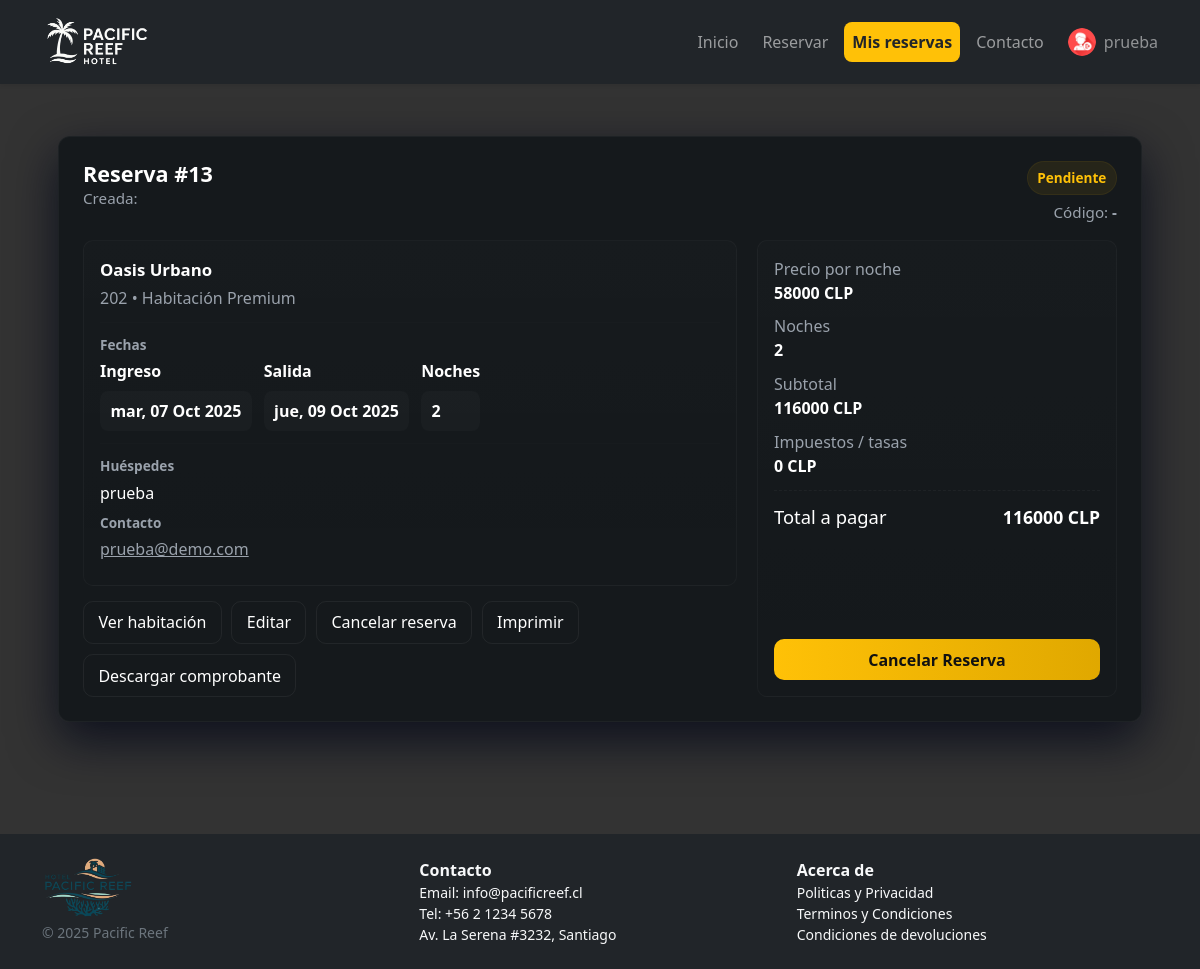
The app's page /reservas/13/ (signed in) with its own data.
### hotel/models.py (models this page shows, shortened)
class Reservation(models.Model):
    room = models.ForeignKey(Room, on_delete=models.PROTECT, related_name="reservations")
    guest_name = models.CharField(max_length=120)
    check_in = models.DateField()
    check_out = models.DateField()
    notes = models.TextField(blank=True)
    user = models.ForeignKey(
        settings.AUTH_USER_MODEL,
        on_delete=models.CASCADE,
        related_name="reservations",
        null=True, blank=True,
    )

class Room(models.Model):
    ROOM_TYPES = [
        ("STD", "Standard"),
        ("DLX", "Deluxe"),
        ("STE", "Suite"),
    ]
    hotel = models.ForeignKey(Hotel, on_delete=models.CASCADE, related_name="rooms")
    number = models.CharField(max_length=10)
    room_type = models.CharField(max_length=3, choices=ROOM_TYPES, default="STD")
    capacity = models.PositiveSmallIntegerField(default=2)
    price_per_night = models.DecimalField(max_digits=10, decimal_places=2)
    is_active = models.BooleanField(default=True)
    image = models.ImageField(upload_to="rooms/", blank=True, null=True)
    spaces = models.CharField(max_length=50, blank=True, null=True)
    description = models.TextField(blank=True, null=True)
    class Meta:
        unique_together = ("hotel", "number")

class Hotel(models.Model):
    name = models.CharField(max_length=120)
    city = models.CharField(max_length=120)
    address = models.CharField(max_length=200, blank=True)
    stars = models.PositiveSmallIntegerField(default=3)
    description = models.TextField(blank=True)

### hotel/views.py (the view)
# urls.py: path("reservas/<int:pk>/", views.ResDetail.as_view(), name="res_detail"),
class ResDetail(LoginRequiredMixin, DetailView):
    model = Reservation
    template_name = "hoteles/reservation_detail.html"
    def get_queryset(self):
        qs = super().get_queryset()
        return qs.filter(user=self.request.user) if not self.request.user.is_staff else qs
    def get_context_data(self, **kwargs):
        ctx = super().get_context_data(**kwargs)
        ctx["current"] = "res_detail"
        reservation = self.object
        nights = None
        try:
            if reservation.check_in and reservation.check_out:
                delta = reservation.check_out - reservation.check_in
                nights = max(0, delta.days)
        except Exception:
            nights = None
        price_per_night = Decimal('0.00')
        room = getattr(reservation, 'room', None)
        if room:
            try:
                price_per_night = Decimal(str(getattr(room, 'price_per_night', 0) or 0))
            except Exception:
                price_per_night = Decimal('0.00')
        try:
            subtotal = (price_per_night * Decimal(nights or 1))
        except Exception:
            subtotal = Decimal(str(getattr(reservation, 'subtotal', 0) or 0))
        try:
            taxes = Decimal(str(getattr(reservation, 'taxes', 0) or 0))
        except Exception:
            taxes = Decimal('0.00')
        try:
            discount = Decimal(str(getattr(reservation, 'discount', 0) or 0))
        except Exception:
            discount = Decimal('0.00')
        total = None
        if getattr(reservation, 'total_price', None) is not None:
            try:
                total = Decimal(str(reservation.total_price))
            except Exception:
                total = None
        if not total:
            try:
                total = subtotal + taxes - discount
            except Exception:
                total = Decimal('0.00')
        currency = getattr(reservation, 'currency', 'CLP')
        status = getattr(reservation, 'status', None) or 'Pendiente'
        code = getattr(reservation, 'code', None) or None
        can_cancel = False
        try:
            if reservation.check_in and reservation.check_in > date.today():
                can_cancel = True
        except Exception:
            can_cancel = False
        ctx.update({
            'nights': nights,
            'price_per_night': price_per_night,
            'subtotal': subtotal,
            'taxes': taxes,
            'discount': discount,
            'total': total,
            'currency': currency,
            'status': status,
            'code': code,
            'can_cancel': can_cancel,
        })
        return ctx

### hotel/context_processors.py (called while the page is built)
def clima_global(request):
    clima_data = get_weather_meteoblue()
    return {
        'clima': clima_data
    }

### hotel/views.py (called while the page is built, shortened)
def get_weather_meteoblue():
    url = "https://my.meteoblue.com/packages/basic-1h_basic-day"
    params = {
        "apikey": "wtsb78MJjGLBo9rl",
        "lat": -33.4569,
        "lon": -70.6483,
        "asl": 556,
        "format": "json"
    }
    try:
        r = requests.get(url, params=params, timeout=10)
        r.raise_for_status()
        data = r.json()
    except requests.exceptions.RequestException as e:
        print(f"Error al conectar con Meteoblue: {e}")
        return []

### templates/hoteles/reservation_detail.html (shortened to what this page needs)
{% extends "base.html" %}
{% load static %}
{% block content %}
<div class="container reservation-wrap">
  <article class="reservation-card" role="region" aria-labelledby="resTitle">
    <header class="res-header">
      <div class="res-title">
        <h2 id="resTitle">Reserva #{{ reservation.id|default:reservation.pk }}</h2>
        <div class="res-meta">Creada: {{ reservation.created_at|date:"d M Y H:i" }}</div>
      </div>
      <div style="text-align:right;">
        {% with st=status|lower %}
          {% if st == "confirmed" or st == "confirmada" %}
            <span class="status-pill status-confirmed">Confirmada</span>
          {% elif st == "cancelled" or st == "cancelada" %}
            <span class="status-pill status-cancelled">Cancelada</span>
          {% else %}
            <span class="status-pill status-pending">{{ status }}</span>
          {% endif %}
        {% endwith %}
        <div class="res-meta" style="margin-top:.4rem;">Código: <strong>{{ code|default:"-" }}</strong></div>
      </div>
    </header>
    <div class="res-body">
      <section>
        <div class="res-section">
          <div class="hotel-name">{{ reservation.room.hotel.name|default:reservation.room.hotel|default:"Hotel" }}</div>
          <div class="room-info">
            {{ reservation.room.number|default:"—" }} • {{ reservation.room.room_type|default:"Habitación" }}
          </div>
          <hr style="border-color: rgba(255,255,255,0.03); margin:.75rem 0;">
          <div>
            <label class="label">Fechas</label>
            <div class="dates">
              <div>
                <div class="value"><strong>Ingreso</strong></div>
                <div class="pill">{{ reservation.check_in|date:"D, d M Y" }}</div>
              </div>
              <div>
                <div class="value"><strong>Salida</strong></div>
                <div class="pill">{{ reservation.check_out|date:"D, d M Y" }}</div>
              </div>
              <div style="align-self:center;">
                <div class="value"><strong>Noches</strong></div>
                <div class="pill">{{ nights|default:"-" }}</div>
              </div>
            </div>
          </div>
          <hr style="border-color: rgba(255,255,255,0.03); margin:.75rem 0;">
          <div>
            <label class="label">Huéspedes</label>
            <div class="value">{{ reservation.guest_name|default:reservation.user.get_full_name|default:reservation.user.username }}</div>
            <label class="label">Contacto</label>
            <div class="value">
              {% if reservation.user and reservation.user.email %}
                <a href="mailto:{{ reservation.user.email }}" style="color:var(--muted)">{{ reservation.user.email }}</a>
              {% else %}
                -
              {% endif %}
            </div>
          </div>
        </div>
        <div style="display:flex; gap:.6rem; margin-top:.9rem; flex-wrap:wrap;">
          {% if reservation.room.id %}
            <a href="{% url 'room_detail' reservation.room.id %}" class="btn-ghost">Ver habitación</a>
          {% endif %}
          {% if user.is_authenticated and reservation.user == user and can_cancel %}
            <a href="{% url 'res_update' reservation.id %}" class="btn-ghost">Editar</a>
            <button class="btn-ghost" data-bs-toggle="modal" data-bs-target="#cancelModal">Cancelar reserva</button>
          {% endif %}
          <a href="#" onclick="window.print(); return false;" class="btn-ghost">Imprimir</a>
          <a href="{% url 'res_invoice' reservation.id %}" class="btn-ghost">Descargar comprobante</a>
        </div>
      </section>
      <aside class="summary">
        <div>
          <div class="row">
            <div class="muted">Precio por noche</div>
            <div><strong>{{ price_per_night|floatformat:0 }} {{ currency|default:"CLP" }}</strong></div>
          </div>
          <div class="row">
            <div class="muted">Noches</div>
            <div><strong>{{ nights|default:"1" }}</strong></div>
          </div>
          <div class="row">
            <div class="muted">Subtotal</div>
            <div><strong>{{ subtotal|floatformat:0 }} {{ currency|default:"CLP" }}</strong></div>
          </div>
          <div class="row">
            <div class="muted">Impuestos / tasas</div>
            <div><strong>{{ taxes|floatformat:0 }} {{ currency|default:"CLP" }}</strong></div>
          </div>
          <div class="total">
            <div class="muted">Total a pagar</div>
            <div><strong style="font-size:1.1rem;">{{ total|floatformat:0 }} {{ currency|default:"CLP" }}</strong></div>
          </div>
        </div>
        <div>
          {% if user.is_authenticated and reservation.user == user and can_cancel %}
            <form method="post" action="{% url 'res_cancel' reservation.id %}" id="cancelForm">
              <button type="submit" class="btn-primary" style="width:100%;">Cancelar Reserva</button>
            </form>
          {% else %}
            <a class="btn-primary" href="{% url 'home' %}" style="display:block; text-align:center;">Volver al inicio</a>
          {% endif %}
        </div>
      </aside>
    </div>
  </article>
</div>
{% endblock %}

### templates/_navbar.html (shortened to what this page needs)
{% load static %}
<nav class="navbar navbar-expand-lg navbar-dark bg-dark fixed-top shadow-sm">
  <div class="container">
    <a class="navbar-brand d-flex align-items-center gap-2" href="{% url 'home' %}">
      <img src="{% static 'img/logo-hotel.png' %}" alt="Hotel" style="height:58px; width:auto;">
    </a>
    <div class="collapse navbar-collapse justify-content-end" id="mainNav">
      <ul class="navbar-nav align-items-lg-center gap-lg-2">
        <li class="nav-item">
          <a class="nav-link {% if current == 'home' %}active-pill{% endif %}" href="{% url 'home' %}">Inicio</a>
        </li>
        <li class="nav-item">
          <a class="nav-link {% if current == 'room_list' or current == 'room_detail' %}active-pill{% endif %}" href="{% url 'room_list' %}">Reservar</a>
        </li>
        {% if user.is_authenticated %}
          <li class="nav-item">
            <a class="nav-link {% if current == 'res_list' or current == 'res_detail' %}active-pill{% endif %}" href="{% url 'res_list' %}">Mis reservas</a>
          </li>
          <li class="nav-item">
            <a class="nav-link {% if current == 'contacto' %}active-pill{% endif %}" href="{% url 'contacto' %}">Contacto</a>
          </li>
          <li class="nav-item d-flex align-items-center ms-lg-2">
            <form method="post" action="{% url 'logout' %}" class="m-0 p-0 d-flex align-items-center">
              <button type="submit"
                      class="btn btn-link d-flex align-items-center p-0 text-white-50"
                      style="text-decoration:none; border:none; background:transparent; cursor:pointer;"
                      title="Cerrar sesión">
                <img src="{% static 'img/icono-usuario.png' %}"
                     alt="Avatar"
                     class="rounded-circle me-2"
                     style="width:28px;height:28px;object-fit:cover;">
                <span class="navbar-text text-white-50">{{ user.get_full_name|default:user.username }}</span>
              </button>
            </form>
          </li>
        {% endif %}
      </ul>
    </div>
  </div>
</nav>

### static/css/styles.css (style rules this page uses)
body { padding-top: 4.5rem; }
.nav-link.active-pill { background-color: #ffc107; color: #212529 !important; border-radius: .5rem; font-weight: 600; }
.navbar-brand img { height:36px; }

### templates/hoteles/reservation_detail.html (style rules this page uses)
:root { --accent: #ffc107; --accent-2: #e0a800; --muted: #9aa2ac; --card-bg: rgba(18,22,26,0.88); --radius: 12px; }
.reservation-wrap { padding:2.5rem 1rem; display:flex; justify-content:center; }
.reservation-card { width:100%; max-width:1100px; background:var(--card-bg); border-radius:var(--radius); padding:1.5rem; color:#fff; box-shadow:0 18px 48px rgba(2,6,23,0.78); border:1px solid rgba(255,255,255,0.04); }
.res-header { display:flex; justify-content:space-between; gap:1rem; margin-bottom:1rem; align-items:flex-start; }
.res-title h2 { margin:0; font-size:1.35rem; font-weight:800; }
.res-meta { color:var(--muted); font-size:.95rem; }
.res-body { display:grid; grid-template-columns:1fr 360px; gap:1.25rem; align-items:start; }
.res-section, .summary { background: linear-gradient(180deg, rgba(255,255,255,0.01), rgba(255,255,255,0.00)); padding:1rem; border-radius:10px; border:1px solid rgba(255,255,255,0.03); }
.hotel-name { font-weight:800; font-size:1.05rem; color:#fff; }
.room-info { color:var(--muted); margin-top:.25rem; }
.label { display:block; font-size:.85rem; color:var(--muted); margin-bottom:.25rem; font-weight:600; }
.value { font-size:1rem; margin-bottom:.5rem; }
.dates { display:flex; gap:.75rem; flex-wrap:wrap; }
.pill { background: rgba(255,255,255,0.02); border-radius:8px; padding:.5rem .65rem; font-weight:700; }
.summary { display:flex; flex-direction:column; justify-content:space-between; height:100%; }
.summary .row { display:flex; justify-content:space-between; align-items:center; margin-bottom:.6rem; color:var(--muted); }
.summary .row strong { color:#fff; font-weight:700; }
.total { margin-top:.75rem; padding-top:.75rem; border-top:1px dashed rgba(255,255,255,0.04); display:flex; justify-content:space-between; align-items:center; font-size:1.15rem; }
.btn-ghost { background:transparent; border:1px solid rgba(255,255,255,0.06); color:#fff; padding:.55rem .9rem; border-radius:10px; cursor:pointer; text-decoration:none; display:inline-block; }
.btn-primary { background:linear-gradient(90deg,var(--accent), var(--accent-2)); color:#111; border:none; padding:.55rem .9rem; border-radius:10px; font-weight:700; text-decoration:none; display:inline-block; text-align:center; }
.status-pill { display:inline-block; padding:.35rem .6rem; border-radius:999px; font-weight:700; font-size:.85rem; }
.status-pending { background:rgba(255,193,7,0.08); color:var(--accent); border:1px solid rgba(255,193,7,0.06); }

### records on screen
Reservation: id "13", room.hotel.name "Oasis Urbano", room.number "202", room.room_type "Habitación Premium", check_in "mar, 07 Oct 2025", check_out "jue, 09 Oct 2025", guest_name "prueba", user.email "prueba@demo.com"

### other values on screen
{{ user.get_full_name|default:user.username }} "prueba"
{{ status }} "Pendiente"
{{ code|default:"-" }} "-"
{{ nights|default:"-" }} "2"
{{ price_per_night|floatformat:0 }} "58000"
{{ currency|default:"CLP" }} "CLP"
{{ nights|default:"1" }} "2"
{{ subtotal|floatformat:0 }} "116000"
{{ taxes|floatformat:0 }} "0"
{{ total|floatformat:0 }} "116000"
